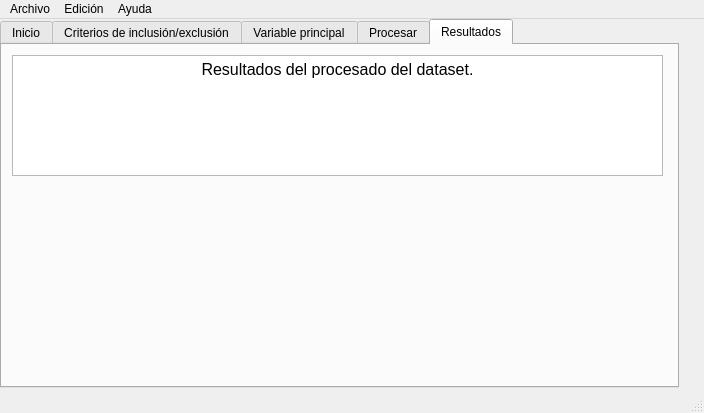
<?xml version="1.0" encoding="UTF-8"?>
<ui version="4.0">
 <class>ventana_estudio_observacional</class>
 <widget class="QMainWindow" name="ventana_estudio_observacional">
  <property name="geometry">
   <rect>
    <x>0</x>
    <y>0</y>
    <width>704</width>
    <height>413</height>
   </rect>
  </property>
  <property name="windowTitle">
   <string>Hamelin</string>
  </property>
  <widget class="QWidget" name="centralwidget">
   <widget class="QTabWidget" name="tabWidget">
    <property name="enabled">
     <bool>true</bool>
    </property>
    <property name="geometry">
     <rect>
      <x>0</x>
      <y>0</y>
      <width>679</width>
      <height>369</height>
     </rect>
    </property>
    <property name="currentIndex">
     <number>4</number>
    </property>
    <widget class="QWidget" name="tab_inicio">
     <property name="cursor">
      <cursorShape>ArrowCursor</cursorShape>
     </property>
     <property name="accessibleName">
      <string/>
     </property>
     <attribute name="title">
      <string>Inicio</string>
     </attribute>
     <widget class="QTextEdit" name="textEdit">
      <property name="geometry">
       <rect>
        <x>10</x>
        <y>10</y>
        <width>651</width>
        <height>121</height>
       </rect>
      </property>
      <property name="html">
       <string>&lt;!DOCTYPE HTML PUBLIC &quot;-//W3C//DTD HTML 4.0//EN&quot; &quot;http://www.w3.org/TR/REC-html40/strict.dtd&quot;&gt;
&lt;html&gt;&lt;head&gt;&lt;meta name=&quot;qrichtext&quot; content=&quot;1&quot; /&gt;&lt;meta charset=&quot;utf-8&quot; /&gt;&lt;style type=&quot;text/css&quot;&gt;
p, li { white-space: pre-wrap; }
hr { height: 1px; border-width: 0; }
li.unchecked::marker { content: &quot;\2610&quot;; }
li.checked::marker { content: &quot;\2612&quot;; }
&lt;/style&gt;&lt;/head&gt;&lt;body style=&quot; font-family:'Sans Serif'; font-size:9pt; font-weight:400; font-style:normal;&quot;&gt;
&lt;p align=&quot;center&quot; style=&quot; margin-top:0px; margin-bottom:0px; margin-left:0px; margin-right:0px; -qt-block-indent:0; text-indent:0px;&quot;&gt;&lt;span style=&quot; font-size:12pt;&quot;&gt;Volver a la pantalla de inicio.&lt;/span&gt;&lt;/p&gt;&lt;/body&gt;&lt;/html&gt;</string>
      </property>
     </widget>
     <widget class="QPushButton" name="pushButton_3">
      <property name="geometry">
       <rect>
        <x>290</x>
        <y>170</y>
        <width>83</width>
        <height>22</height>
       </rect>
      </property>
      <property name="text">
       <string>Inicio</string>
      </property>
     </widget>
    </widget>
    <widget class="QWidget" name="tab_criterios_inclusion_exclusion">
     <attribute name="title">
      <string>Criterios de inclusión/exclusión</string>
     </attribute>
     <widget class="QTextEdit" name="textEdit_3">
      <property name="geometry">
       <rect>
        <x>10</x>
        <y>10</y>
        <width>651</width>
        <height>121</height>
       </rect>
      </property>
      <property name="html">
       <string>&lt;!DOCTYPE HTML PUBLIC &quot;-//W3C//DTD HTML 4.0//EN&quot; &quot;http://www.w3.org/TR/REC-html40/strict.dtd&quot;&gt;
&lt;html&gt;&lt;head&gt;&lt;meta name=&quot;qrichtext&quot; content=&quot;1&quot; /&gt;&lt;meta charset=&quot;utf-8&quot; /&gt;&lt;style type=&quot;text/css&quot;&gt;
p, li { white-space: pre-wrap; }
hr { height: 1px; border-width: 0; }
li.unchecked::marker { content: &quot;\2610&quot;; }
li.checked::marker { content: &quot;\2612&quot;; }
&lt;/style&gt;&lt;/head&gt;&lt;body style=&quot; font-family:'Sans Serif'; font-size:9pt; font-weight:400; font-style:normal;&quot;&gt;
&lt;p align=&quot;center&quot; style=&quot; margin-top:0px; margin-bottom:0px; margin-left:0px; margin-right:0px; -qt-block-indent:0; text-indent:0px;&quot;&gt;&lt;span style=&quot; font-size:12pt;&quot;&gt;Indica los criterios de inclusión y exclusión.&lt;/span&gt;&lt;/p&gt;&lt;/body&gt;&lt;/html&gt;</string>
      </property>
     </widget>
     <widget class="QListWidget" name="listWidget_2">
      <property name="geometry">
       <rect>
        <x>10</x>
        <y>140</y>
        <width>651</width>
        <height>192</height>
       </rect>
      </property>
      <property name="selectionMode">
       <enum>QAbstractItemView::SelectionMode::MultiSelection</enum>
      </property>
      <item>
       <property name="text">
        <string>Pacientes que comprenden y firman el consentimiento informado que se le presentará antes de entrar al quirófano</string>
       </property>
      </item>
      <item>
       <property name="text">
        <string>Pacientes adultos de ambos sexos que van a ser sometidos a una cirugía programada de más de 3 horas de duración, por parte del serviciode Neurocirugía Unidad de Raquis del HUMV, entre el año 2023 y 2024</string>
       </property>
      </item>
      <item>
       <property name="text">
        <string>Pacientes posicionados en decúbito prono, supino, lateral y en silla de playa/ sentado</string>
       </property>
      </item>
      <item>
       <property name="text">
        <string>Cirugías susceptibles de colocación de sondaje vesical con medición de la temperatura corporal</string>
       </property>
      </item>
      <item>
       <property name="text">
        <string>Pacientes ingresados el día previo a la cirugía</string>
       </property>
      </item>
      <item>
       <property name="text">
        <string>Pacientes con lesiones por presión visibles presentes antes de la cirugía</string>
       </property>
      </item>
      <item>
       <property name="text">
        <string>Pacientes con trastorno cognitivo o dificultad de conocimiento escrito y oral</string>
       </property>
      </item>
     </widget>
    </widget>
    <widget class="QWidget" name="tab_variable_principal">
     <attribute name="title">
      <string>Variable principal</string>
     </attribute>
     <widget class="QTextEdit" name="textEdit_4">
      <property name="geometry">
       <rect>
        <x>10</x>
        <y>10</y>
        <width>651</width>
        <height>121</height>
       </rect>
      </property>
      <property name="html">
       <string>&lt;!DOCTYPE HTML PUBLIC &quot;-//W3C//DTD HTML 4.0//EN&quot; &quot;http://www.w3.org/TR/REC-html40/strict.dtd&quot;&gt;
&lt;html&gt;&lt;head&gt;&lt;meta name=&quot;qrichtext&quot; content=&quot;1&quot; /&gt;&lt;meta charset=&quot;utf-8&quot; /&gt;&lt;style type=&quot;text/css&quot;&gt;
p, li { white-space: pre-wrap; }
hr { height: 1px; border-width: 0; }
li.unchecked::marker { content: &quot;\2610&quot;; }
li.checked::marker { content: &quot;\2612&quot;; }
&lt;/style&gt;&lt;/head&gt;&lt;body style=&quot; font-family:'Sans Serif'; font-size:9pt; font-weight:400; font-style:normal;&quot;&gt;
&lt;p align=&quot;center&quot; style=&quot; margin-top:0px; margin-bottom:0px; margin-left:0px; margin-right:0px; -qt-block-indent:0; text-indent:0px;&quot;&gt;&lt;span style=&quot; font-size:12pt;&quot;&gt;Selecciona la variable principal.&lt;/span&gt;&lt;/p&gt;&lt;/body&gt;&lt;/html&gt;</string>
      </property>
     </widget>
     <widget class="QListWidget" name="listWidget_3">
      <property name="geometry">
       <rect>
        <x>10</x>
        <y>140</y>
        <width>651</width>
        <height>192</height>
       </rect>
      </property>
      <property name="selectionMode">
       <enum>QAbstractItemView::SelectionMode::MultiSelection</enum>
      </property>
      <item>
       <property name="text">
        <string>Aparición de LPP en pacientes neuroquirúrjicos en un periodo &gt;3 horas de intervención</string>
       </property>
      </item>
     </widget>
    </widget>
    <widget class="QWidget" name="tab_procesar">
     <attribute name="title">
      <string>Procesar</string>
     </attribute>
     <widget class="QTextEdit" name="textEdit_5">
      <property name="geometry">
       <rect>
        <x>10</x>
        <y>10</y>
        <width>651</width>
        <height>121</height>
       </rect>
      </property>
      <property name="html">
       <string>&lt;!DOCTYPE HTML PUBLIC &quot;-//W3C//DTD HTML 4.0//EN&quot; &quot;http://www.w3.org/TR/REC-html40/strict.dtd&quot;&gt;
&lt;html&gt;&lt;head&gt;&lt;meta name=&quot;qrichtext&quot; content=&quot;1&quot; /&gt;&lt;meta charset=&quot;utf-8&quot; /&gt;&lt;style type=&quot;text/css&quot;&gt;
p, li { white-space: pre-wrap; }
hr { height: 1px; border-width: 0; }
li.unchecked::marker { content: &quot;\2610&quot;; }
li.checked::marker { content: &quot;\2612&quot;; }
&lt;/style&gt;&lt;/head&gt;&lt;body style=&quot; font-family:'Sans Serif'; font-size:9pt; font-weight:400; font-style:normal;&quot;&gt;
&lt;p align=&quot;center&quot; style=&quot; margin-top:0px; margin-bottom:0px; margin-left:0px; margin-right:0px; -qt-block-indent:0; text-indent:0px;&quot;&gt;&lt;span style=&quot; font-size:12pt;&quot;&gt;Procesar el dataset.&lt;/span&gt;&lt;/p&gt;&lt;/body&gt;&lt;/html&gt;</string>
      </property>
     </widget>
     <widget class="QPushButton" name="pushButton">
      <property name="geometry">
       <rect>
        <x>290</x>
        <y>180</y>
        <width>83</width>
        <height>22</height>
       </rect>
      </property>
      <property name="text">
       <string>Procesar</string>
      </property>
     </widget>
    </widget>
    <widget class="QWidget" name="tab_resultados">
     <attribute name="title">
      <string>Resultados</string>
     </attribute>
     <widget class="QTextEdit" name="textEdit_6">
      <property name="geometry">
       <rect>
        <x>10</x>
        <y>10</y>
        <width>651</width>
        <height>121</height>
       </rect>
      </property>
      <property name="html">
       <string>&lt;!DOCTYPE HTML PUBLIC &quot;-//W3C//DTD HTML 4.0//EN&quot; &quot;http://www.w3.org/TR/REC-html40/strict.dtd&quot;&gt;
&lt;html&gt;&lt;head&gt;&lt;meta name=&quot;qrichtext&quot; content=&quot;1&quot; /&gt;&lt;meta charset=&quot;utf-8&quot; /&gt;&lt;style type=&quot;text/css&quot;&gt;
p, li { white-space: pre-wrap; }
hr { height: 1px; border-width: 0; }
li.unchecked::marker { content: &quot;\2610&quot;; }
li.checked::marker { content: &quot;\2612&quot;; }
&lt;/style&gt;&lt;/head&gt;&lt;body style=&quot; font-family:'Sans Serif'; font-size:9pt; font-weight:400; font-style:normal;&quot;&gt;
&lt;p align=&quot;center&quot; style=&quot; margin-top:0px; margin-bottom:0px; margin-left:0px; margin-right:0px; -qt-block-indent:0; text-indent:0px;&quot;&gt;&lt;span style=&quot; font-size:12pt;&quot;&gt;Resultados del procesado del dataset.&lt;/span&gt;&lt;/p&gt;&lt;/body&gt;&lt;/html&gt;</string>
      </property>
     </widget>
    </widget>
   </widget>
  </widget>
  <widget class="QMenuBar" name="menubar">
   <property name="geometry">
    <rect>
     <x>0</x>
     <y>0</y>
     <width>704</width>
     <height>19</height>
    </rect>
   </property>
   <widget class="QMenu" name="menuArchivo">
    <property name="title">
     <string>Archivo</string>
    </property>
   </widget>
   <widget class="QMenu" name="menuEdici_n">
    <property name="title">
     <string>Edición</string>
    </property>
   </widget>
   <widget class="QMenu" name="menuAyuda">
    <property name="title">
     <string>Ayuda</string>
    </property>
    <addaction name="actionAcerca_de_Hamelin"/>
   </widget>
   <addaction name="menuArchivo"/>
   <addaction name="menuEdici_n"/>
   <addaction name="menuAyuda"/>
  </widget>
  <widget class="QStatusBar" name="statusbar"/>
  <action name="actionAcerca_de_Hamelin">
   <property name="text">
    <string>Acerca de Hamelin</string>
   </property>
  </action>
 </widget>
 <resources/>
 <connections/>
</ui>
